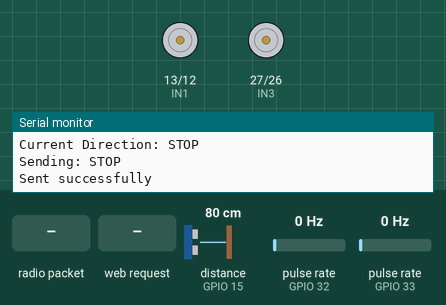
The sketch below on a simulated ESP32. Shown: motor-driver pin pairs drawn as motors (green arrow = first pin HIGH = forward, orange = second pin HIGH = backward, longer = more drive, scaled by the enable pin), the last lines printed to the serial monitor. Wiring (inferred from the names in the program): ultrasonic range finder: trigger GPIO 2; echo GPIO 15; 2 × pulse sensor: data GPIO 32 / data GPIO 33. The test bench sets the inputs (shaded band); at power-on: distance to the obstacle (sensor on GPIO 15) 80 cm, pulse rate (sensors on GPIO 32, GPIO 33) 0 Hz. The echo pulse lasts 58.3 µs per cm; no radio packets arrive unless stated.

Above: at 1.2 s.
1.3 s: radio packet "FORWARD" arrives
At 2.3 s:
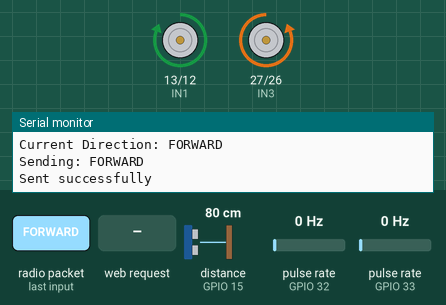
2.8 s: radio packet "BACKWARD" arrives
At 3.4 s:
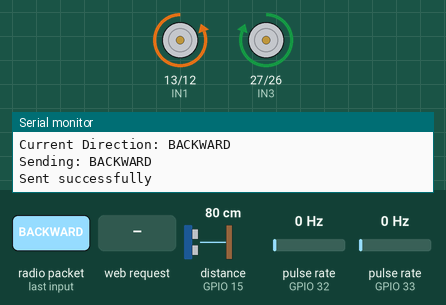
4.3 s: radio packet "LEFT" arrives
At 5.5 s:
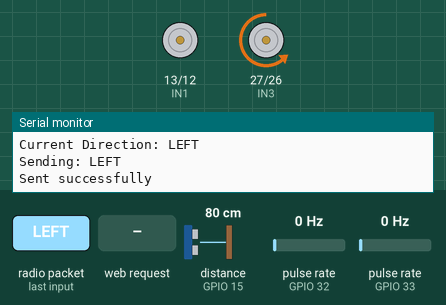
5.8 s: radio packet "RIGHT" arrives
At 6.9 s:
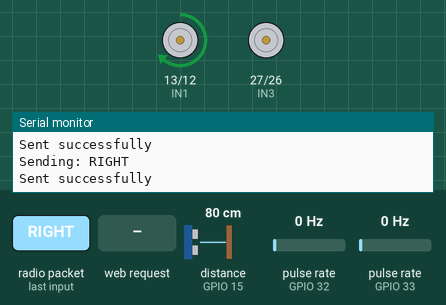
7.3 s: HTTP request GET /switch received
11.5 s: radio packet "FORWARD" arrives
At 12.4 s:
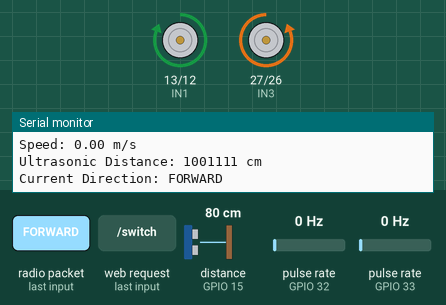
Timing chart, 0 to 18.0 s (numbered marks = the images above; inputs shaded):
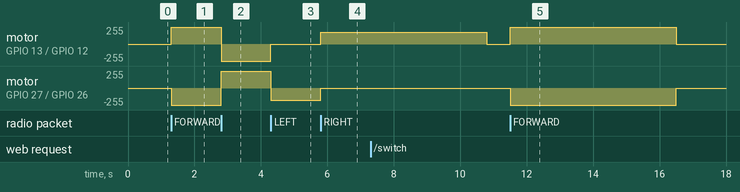

The sketch:

slave_car.ino
```cpp
#include <WiFi.h>
#include <WebServer.h>
#include <RF24.h>

// NRF24L01 Pins
#define CE_PIN   5
#define CSN_PIN  4
RF24 radio(CE_PIN, CSN_PIN);

// Ultrasonic Sensor Pins
#define TRIGGER_PIN 2
#define ECHO_PIN 15

// Motor Control Pins
#define IN1 13
#define IN2 12
#define EN1 14
#define IN3 27
#define IN4 26
#define EN2 25

// Encoder Pins
#define ENCODER_LEFT 32   // Left wheel encoder
#define ENCODER_RIGHT 33  // Right wheel encoder

// Wi-Fi credentials for Access Point
const char* ssid = "Platoon_Car_main";
const char* password = "12345678";

// WebServer setup
WebServer server(80);

// Radio addresses
byte addresses[][6] = {"1Node", "2Node", "3Node"};

// Movement variables
String currentDirection = "STOP";
unsigned long lastCommandTime = 0;
const unsigned long timeout = 5000; // 5 seconds timeout

// Encoder variables
volatile long leftEncoderCount = 0;
volatile long rightEncoderCount = 0;
const float WHEEL_CIRCUMFERENCE = 0.21; // meters
const int PULSES_PER_REVOLUTION = 20;
float distanceTravelled = 0;
float speed = 0;

// Role flag
enum Role { HEADER, SLAVE1, SLAVE2 };
Role currentRole = HEADER;

// Encoder ISRs
void IRAM_ATTR leftEncoderISR() {
  leftEncoderCount++;
}

void IRAM_ATTR rightEncoderISR() {
  rightEncoderCount++;
}

void setup() {
  Serial.begin(115200);

  // Motor setup
  pinMode(IN1, OUTPUT); pinMode(IN2, OUTPUT); pinMode(EN1, OUTPUT);
  pinMode(IN3, OUTPUT); pinMode(IN4, OUTPUT); pinMode(EN2, OUTPUT);
  stopCar();

  // Ultrasonic setup
  pinMode(TRIGGER_PIN, OUTPUT);
  pinMode(ECHO_PIN, INPUT);

  // Encoder setup
  pinMode(ENCODER_LEFT, INPUT);
  pinMode(ENCODER_RIGHT, INPUT);
  attachInterrupt(digitalPinToInterrupt(ENCODER_LEFT), leftEncoderISR, RISING);
  attachInterrupt(digitalPinToInterrupt(ENCODER_RIGHT), rightEncoderISR, RISING);

  // Wi-Fi AP setup
  WiFi.softAP(ssid, password);
  Serial.println("Wi-Fi Access Point Started");
  Serial.println("IP Address: " + WiFi.softAPIP().toString());

  // NRF24L01 setup
  if (!radio.begin()) {
    Serial.println("NRF24L01 initialization failed!");
    while (1) delay(1000);
  }
  radio.setPALevel(RF24_PA_HIGH);
  updateRadioPipes();
  radio.startListening();
  Serial.println("NRF24L01 initialized successfully");

  // WebServer Setup
  server.on("/", handleRoot);
  server.on("/control", HTTP_POST, handleControl);
  server.on("/switch", HTTP_GET, handleRoleSwitch);
  server.begin();
  Serial.println("Web Server Started");
}

void loop() {
  server.handleClient();
  receiveCommand();
  handleMovement();
  updateEncoderReadings();

  if (millis() - lastCommandTime > timeout) {
    stopCar();
    currentDirection = "STOP";
  }

  // Print sensor data every second
  static unsigned long lastPrintTime = 0;
  if (millis() - lastPrintTime > 1000) {
    Serial.println(currentRole == HEADER ? "--- Header Status ---" : currentRole == SLAVE1 ? "--- Slave 1 Status ---" : "--- Slave 2 Status ---");
    Serial.println("Distance Travelled: " + String(distanceTravelled, 2) + " m");
    Serial.println("Speed: " + String(speed, 2) + " m/s");
    Serial.println("Ultrasonic Distance: " + String(getDistance(), 2) + " cm");
    Serial.println("Current Direction: " + currentDirection);
    lastPrintTime = millis();
  }
}

long getDistance() {
  digitalWrite(TRIGGER_PIN, LOW);
  delayMicroseconds(2);
  digitalWrite(TRIGGER_PIN, HIGH);
  delayMicroseconds(10);
  digitalWrite(TRIGGER_PIN, LOW);
  long duration = pulseIn(ECHO_PIN, HIGH);
  return (duration > 0) ? (duration * 0.034 / 2) : -1; // Return in cm, -1 if no echo
}

void updateEncoderReadings() {
  static float previousDistance = 0;
  static unsigned long lastTime = 0;
  unsigned long currentTime = millis();

  // Calculate distance from encoder counts
  float leftDistance = (leftEncoderCount / (float)PULSES_PER_REVOLUTION) * WHEEL_CIRCUMFERENCE;
  float rightDistance = (rightEncoderCount / (float)PULSES_PER_REVOLUTION) * WHEEL_CIRCUMFERENCE;
  distanceTravelled = (leftDistance + rightDistance) / 2;

  // Calculate speed
  float deltaTime = (currentTime - lastTime) / 1000.0; // Convert to seconds
  if (deltaTime > 0) {
    speed = (distanceTravelled - previousDistance) / deltaTime; // m/s
  }
  previousDistance = distanceTravelled;
  lastTime = currentTime;
}

void handleMovement() {
  if (currentRole == HEADER) {
    // Header sends direction periodically
    static unsigned long lastSendTime = 0;
    if (millis() - lastSendTime > 500) {
      sendRadioMessage(currentDirection);
      lastSendTime = millis();
    }
  }

  if (currentDirection == "FORWARD") {
    moveForward();
  } else if (currentDirection == "BACKWARD") {
    moveBackward();
  } else if (currentDirection == "LEFT") {
    turnLeft();
  } else if (currentDirection == "RIGHT") {
    turnRight();
  } else {
    stopCar();
  }
}

void moveForward() {
  digitalWrite(IN1, HIGH); digitalWrite(IN2, LOW);
  digitalWrite(IN3, LOW); digitalWrite(IN4, HIGH);
  analogWrite(EN1, 255); analogWrite(EN2, 255);
}

void moveBackward() {
  digitalWrite(IN1, LOW); digitalWrite(IN2, HIGH);
  digitalWrite(IN3, HIGH); digitalWrite(IN4, LOW);
  analogWrite(EN1, 255); analogWrite(EN2, 255);
}

void turnLeft() {
  digitalWrite(IN1, LOW); digitalWrite(IN2, LOW);
  digitalWrite(IN3, LOW); digitalWrite(IN4, HIGH);
  analogWrite(EN1, 0); analogWrite(EN2, 180);
}

void turnRight() {
  digitalWrite(IN3, LOW); digitalWrite(IN4, LOW);
  digitalWrite(IN1, HIGH); digitalWrite(IN2, LOW);
  analogWrite(EN1, 180); analogWrite(EN2, 0);
}

void stopCar() {
  digitalWrite(IN1, LOW); digitalWrite(IN2, LOW);
  digitalWrite(IN3, LOW); digitalWrite(IN4, LOW);
  analogWrite(EN1, 0); analogWrite(EN2, 0);
}

void sendRadioMessage(String message) {
  radio.stopListening();
  Serial.println("Sending: " + message);
  if (radio.write(message.c_str(), message.length() + 1)) {
    Serial.println("Sent successfully");
  } else {
    Serial.println("Send failed");
  }
  radio.startListening();
}

void receiveCommand() {
  if (radio.available()) {
    char command[32] = {0};
    radio.read(&command, sizeof(command));
    currentDirection = String(command);
    lastCommandTime = millis();
    Serial.println("Received: " + currentDirection);
  }
}

void handleRoot() {
  String html = R"rawliteral(
  <!DOCTYPE html>
  <html>
  <head>
    <meta name="viewport" content="width=device-width, initial-scale=1, maximum-scale=1, user-scalable=no">
    <style>
      .header { font-size: 24px; font-weight: bold; text-align: center; margin-top: 10px; margin-bottom: 20px; }
      .arrows { font-size: 40px; color: red; }
      td.button { background-color: black; border-radius: 25%; box-shadow: 5px 5px #888888; }
      td.button:active { transform: translate(5px, 5px); box-shadow: none; }
      .noselect { user-select: none; }
    </style>
  </head>
  <body class="noselect" align="center" style="background-color: white">
    <div class="header">PLATOON SYSTEM</div>
    <table style="width:400px; margin:auto; table-layout:fixed" cellspacing="10">
      <tr><td></td><td class="button" ontouchstart="sendInput('MoveCar','FORWARD')" ontouchend="sendInput('MoveCar','STOP')"><span class="arrows">⇧</span></td><td></td></tr>
      <tr><td class="button" ontouchstart="sendInput('MoveCar','LEFT')" ontouchend="sendInput('MoveCar','STOP')"><span class="arrows">⇦</span></td><td class="button"></td><td class="button" ontouchstart="sendInput('MoveCar','RIGHT')" ontouchend="sendInput('MoveCar','STOP')"><span class="arrows">⇨</span></td></tr>
      <tr><td></td><td class="button" ontouchstart="sendInput('MoveCar','BACKWARD')" ontouchend="sendInput('MoveCar','STOP')"><span class="arrows">⇩</span></td><td></td></tr>
    </table>
    <br><br>
    <button onclick="window.location.href='/switch'">Switch Role</button>
    <script>
      function sendInput(key, value) {
        fetch('/control', { method: 'POST', headers: { 'Content-Type': 'application/x-www-form-urlencoded' }, body: 'MoveCar=' + value });
      }
    </script>
  </body>
  </html>
  )rawliteral";
  server.send(200, "text/html", html);
}

void handleControl() {
  if (server.hasArg("MoveCar")) {
    String direction = server.arg("MoveCar");
    currentDirection = direction;
    if (currentRole == HEADER) {
      sendRadioMessage(direction);
    }
    lastCommandTime = millis();
    Serial.println("Control received: " + direction);
  }
  server.send(200, "text/plain", "OK");
}

void handleRoleSwitch() {
  currentRole = (Role)((currentRole + 1) % 3);
  stopCar();
  updateRadioPipes();
  radio.startListening();
  Serial.println(currentRole == HEADER ? "Switched to Header" : currentRole == SLAVE1 ? "Switched to Slave 1" : "Switched to Slave 2");
  server.send(200, "text/plain", currentRole == HEADER ? "Now in Header Role" : currentRole == SLAVE1 ? "Now in Slave 1 Role" : "Now in Slave 2 Role");
}

void updateRadioPipes() {
  switch (currentRole) {
    case HEADER:
      radio.openWritingPipe(addresses[1]);
      radio.openReadingPipe(1, addresses[0]);
      radio.openReadingPipe(2, addresses[2]);
      break;
    case SLAVE1:
      radio.openWritingPipe(addresses[0]);
      radio.openReadingPipe(1, addresses[1]);
      radio.openReadingPipe(2, addresses[2]);
      break;
    case SLAVE2:
      radio.openWritingPipe(addresses[0]);
      radio.openReadingPipe(1, addresses[1]);
      radio.openReadingPipe(2, addresses[2]);
      break;
  }
  Serial.println("Radio pipes updated for role: " + String(currentRole));
}
```

Measured:
- after the input at 1.3 s, motor on GPIO 13 (IN1) / GPIO 12 (IN2): stopped → forward 255/255 at once; motor on GPIO 27 (IN3) / GPIO 26 (IN4): stopped → backward 255/255 at once
- after the input at 2.8 s, motor on GPIO 13 (IN1) / GPIO 12 (IN2): forward 255/255 → backward 255/255 at once; motor on GPIO 27 (IN3) / GPIO 26 (IN4): backward 255/255 → forward 255/255 at once
- after the input at 4.3 s, motor on GPIO 13 (IN1) / GPIO 12 (IN2): backward 255/255 → stopped at once; motor on GPIO 27 (IN3) / GPIO 26 (IN4): forward 255/255 → backward 180/255 at once
- after the input at 5.8 s, motor on GPIO 13 (IN1) / GPIO 12 (IN2): stopped → forward 180/255 at once; motor on GPIO 27 (IN3) / GPIO 26 (IN4): backward 180/255 → stopped at once
- after the input at 11.5 s, motor on GPIO 13 (IN1) / GPIO 12 (IN2): stopped → forward 255/255 at once, → stopped 5.0 s later; motor on GPIO 27 (IN3) / GPIO 26 (IN4): stopped → backward 255/255 at once, → stopped 5.0 s later
